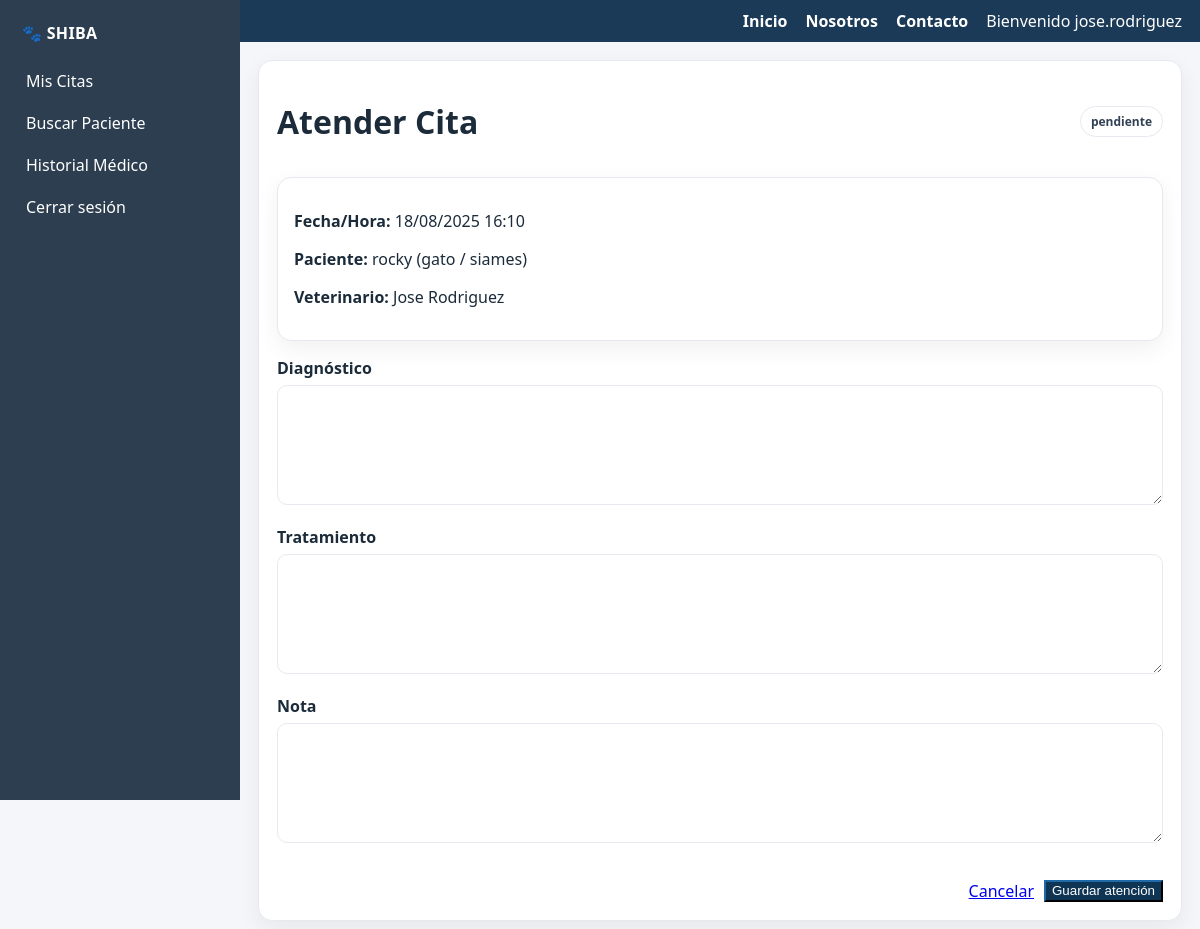
/cita/10/atender/ (signed in), run on the app's committed database.
### GestionVeterinaria_app/models.py (models this page shows, shortened)
class Cita(models.Model):
    ESTADO_CHOICES = [
        ('programada', 'Programada'),
        ('atendida', 'Atendida'),
        ('cancelada', 'Cancelada'),
    ]
    fecha_hora = models.DateTimeField()
    veterinario = models.ForeignKey('Veterinario', on_delete=models.CASCADE, related_name='citas')
    paciente = models.ForeignKey('Paciente', on_delete=models.CASCADE, related_name='citas')
    administrativo = models.ForeignKey('Administrativo', on_delete=models.CASCADE, related_name='citas')
    estado = models.CharField(max_length=12, choices=ESTADO_CHOICES, default='programada')

class Paciente(models.Model):
    SEXO_CHOICES = [
        ('M', 'Macho'),
        ('H', 'Hembra'),
    ]
    nombre = models.CharField(max_length=100)
    apellido = models.CharField(max_length=100)
    especie = models.CharField(max_length=50)
    raza = models.CharField(max_length=50, blank=True, null=True)
    sexo = models.CharField(max_length=1, choices=SEXO_CHOICES)
    fecha_nacimiento = models.DateField()
    informacion_medica = models.TextField(blank=True, null=True)
    created_at = models.DateTimeField(auto_now_add=True)
    propietario = models.ForeignKey(
        'Propietario',
        on_delete=models.CASCADE,
        related_name='pacientes'
    )
    class Meta:
        default_permissions = ("add", "change", "delete", "view")
        permissions = [
            ("view_health_stats", "Puede ver estadísticas de salud"),
            ("export_reports", "Puede exportar reportes"),
        ]
        verbose_name = "Paciente"
        verbose_name_plural = "Pacientes"

class Veterinario(models.Model):
    nombre = models.CharField(max_length=100)
    apellido = models.CharField(max_length=100)
    especialidad = models.CharField(max_length=200)
    rol = models.ForeignKey('Rol', on_delete=models.CASCADE, related_name='veterinarios')
    user = models.OneToOneField(
        settings.AUTH_USER_MODEL,
        on_delete=models.SET_NULL,
        related_name='perfil_veterinario',
        null=True,
        blank=True,
        help_text="Usuario del sistema asociado a este veterinario (opcional)."
    )
    class Meta:
        default_permissions = ("add", "change", "delete", "view")
        verbose_name = "Veterinario"
        verbose_name_plural = "Veterinarios"

### GestionVeterinaria_app/views.py (the view)
# urls.py: path("cita/<int:cita_id>/atender/", views.atender_cita, name="atender_cita"),
@login_required
def atender_cita(request, cita_id):
    cita = get_object_or_404(Cita, pk=cita_id)
    if not _puede_gestionar_cita(request.user, cita):
        return HttpResponseForbidden("No tenés permisos para atender esta cita.")
    if request.method == "POST":
        form = HistorialAtencionForm(request.POST)  # el que ya usás
        if form.is_valid():
            atencion = form.save(commit=False)
            atencion.cita = cita
            atencion.paciente = cita.paciente
            atencion.save()
            cita.estado = 'atendida'
            cita.save()
            messages.success(request, "Atención registrada y cita marcada como atendida.")
            if request.user.groups.filter(name="administrativo").exists():
                return redirect('citas_list')
            return redirect('mis_citas')
    else:
        form = HistorialAtencionForm()
    return render(request, "GestionVeterinaria_app/atender_cita.html", {"form": form, "cita": cita})

### GestionVeterinaria_app/forms.py
class HistorialAtencionForm(forms.ModelForm):
    class Meta:
        model = HistorialMedico
        fields = ["diagnostico", "tratamiento", "nota_veterinaria"]
        widgets = {
            "diagnostico": forms.Textarea(attrs={"rows": 3}),
            "tratamiento": forms.Textarea(attrs={"rows": 3}),
            "nota_veterinaria": forms.Textarea(attrs={"rows": 3}),
        }

### GestionVeterinaria_app/views.py (called while the page is built)
def _puede_gestionar_cita(user, cita):
    if user.groups.filter(name="administrativo").exists():
        return True
    vet = getattr(user, 'perfil_veterinario', None)
    return vet is not None and cita.veterinario_id == vet.id

### templates/GestionVeterinaria_app/atender_cita.html (shortened to what this page needs)
{% extends "GestionVeterinaria_app/base.html" %}
{% block content %}
  <div class="header-row">
    <h1>Atender Cita</h1>
    <span class="pill {{ cita.estado|default:'programada' }}">
      {{ cita.get_estado_display|default:"Programada" }}
    </span>
  </div>
  <div class="info-box" style="margin-top:12px">
    <p><strong>Fecha/Hora:</strong> {{ cita.fecha_hora|date:"d/m/Y H:i" }}</p>
    <p>
      <strong>Paciente:</strong>
      {{ cita.paciente.nombre }}{% if cita.paciente.apellido %} {{ cita.paciente.apellido }}{% endif %}
      {% if cita.paciente.especie %}
        ({{ cita.paciente.especie }}{% if cita.paciente.raza %} / {{ cita.paciente.raza }}{% endif %})
      {% endif %}
    </p>
    <p>
      <strong>Veterinario:</strong> {{ cita.veterinario.nombre }} {{ cita.veterinario.apellido }}
    </p>
  </div>
  <form method="post" class="form-grid">
    <div class="form-field">
      <label for="{{ form.diagnostico.id_for_label }}">Diagnóstico</label>
      {{ form.diagnostico }}
    </div>
    <div class="form-field">
      <label for="{{ form.tratamiento.id_for_label }}">Tratamiento</label>
      {{ form.tratamiento }}
    </div>
    <div class="form-field">
      <label for="{{ form.nota_veterinaria.id_for_label }}">Nota</label>
      {{ form.nota_veterinaria }}
    </div>
    <div class="actions">
      <a class="btn" href="{% if user.groups.all.0.name == 'veterinario' %}{% url 'mis_citas' %}{% else %}{% url 'citas_list' %}{% endif %}">Cancelar</a>
      <button type="submit" class="btn primary">Guardar atención</button>
    </div>
  </form>
{% endblock %}

### templates/GestionVeterinaria_app/base.html (shortened to what this page needs)
{% load static %}
<!DOCTYPE html>
<html lang="es">
<head>
</head>
<body>
  <aside class="sidebar">
    <div class="brand">🐾 SHIBA</div>
    <nav class="nav">
      {% with name=request.resolver_match.url_name %}
        {% if user.is_authenticated %}
          {% for g in user.groups.all %}
            {% if g.name == 'administrativo' %}
              <a href="{% url 'citas_list' %}" class="{% if name == 'citas_list' %}active{% endif %}">Citas</a>
              <a href="{% url 'nueva_cita' %}" class="{% if name == 'nueva_cita' %}active{% endif %}">Programar Cita</a>
              <a href="{% url 'nuevo_paciente' %}" class="{% if name == 'nuevo_paciente' %}active{% endif %}">Registrar Paciente</a>
              <a href="{% url 'buscar_paciente' %}" class="{% if name == 'buscar_paciente' %}active{% endif %}">Buscar Paciente</a>
              <a href="{% url 'nuevo_propietario' %}" class="{% if name == 'nuevo_propietario' %}active{% endif %}">Registrar Propietario</a>
              <a href="{% url 'buscar_propietario' %}" class="{% if name == 'buscar_propietario' %}active{% endif %}">Buscar Propietario</a>
              <a href="{% url 'historialmedico' %}" class="{% if name == 'historialmedico' %}active{% endif %}">Historial Médico</a>
              <a href="{% url 'estadisticas' %}" class="{% if name == 'estadisticas' %}active{% endif %}">Estadísticas</a>
            {% elif g.name == 'veterinario' %}
              <a href="{% url 'mis_citas' %}" class="{% if name == 'mis_citas' %}active{% endif %}">Mis Citas</a>
              <a href="{% url 'buscar_paciente' %}" class="{% if name == 'buscar_paciente' %}active{% endif %}">Buscar Paciente</a>
              <a href="{% url 'historialmedico' %}" class="{% if name == 'historialmedico' %}active{% endif %}">Historial Médico</a>
            {% endif %}
          {% endfor %}
          {% if user.is_authenticated and name != 'login' %}
            <a href="{% url 'logout' %}">Cerrar sesión</a>
          {% endif %}
        {% else %}
          <a href="{% url 'login' %}" class="{% if name == 'login' %}active{% endif %}">Ingresar</a>
        {% endif %}
      {% endwith %}
    </nav>
  </aside>
  <div class="main">
    <div class="topbar">
      <a href="{% url 'home' %}" class="{% if name == 'home' %}active{% endif %}">Inicio</a>
      <a href="{% url 'nosotros' %}">Nosotros</a>
      <a href="{% url 'contacto' %}">Contacto</a>
      {% if user.is_authenticated %}
        <span>Bienvenido {{ user.username }}</span>
      {% else %}
        <a href="{% url 'login' %}">Ingresar</a>
      {% endif %}
    </div>
    <main class="page">
      <div class="card">
        <div class="content">
          {% block content %}{% endblock %}
        </div>
      </div>
    </main>
  </div>
</body>
</html>

### templates/GestionVeterinaria_app/base.html (style rules this page uses)
:root { --sidebar:#2c3e50; --topbar:#1b3a57; --bg:#f5f6fa; --card:#fff; --text:#1b2b3a; --muted:#94a3b8; --border:#e6e9ef; --radius:14px; --shadow:0 8px 24px rgba(0,0,0,.06); }
* { box-sizing:border-box }
html,body { height:100% }
body { margin:0; display:flex; min-height:100vh; font-family:system-ui,-apple-system,Segoe UI,Roboto,Ubuntu,Arial,sans-serif; color:var(--text); background:var(--bg); }
.sidebar { width:240px; background:var(--sidebar); color:#fff; display:flex; flex-direction:column; padding:18px 14px; gap:6px; position:sticky; top:0; height:100vh; }
.brand { font-weight:800; letter-spacing:.3px; margin:4px 8px 10px }
.nav a { color:#fff; text-decoration:none; padding:10px 12px; border-radius:8px; display:block; transition:background .15s ease; }
.main { flex:1; display:flex; flex-direction:column; min-width:0 }
.topbar { background:var(--topbar); color:#fff; padding:10px 18px; display:flex; align-items:center; gap:18px; justify-content:flex-end; }
.topbar a { color:#fff; text-decoration:none; font-weight:600 }
.page { padding:18px }
.card { background:var(--card); border:1px solid var(--border); border-radius:var(--radius); box-shadow:var(--shadow) }
.card .content { padding:18px }

### templates/GestionVeterinaria_app/atender_cita.html (style rules this page uses)
.header-row { display:flex;align-items:center;justify-content:space-between;gap:12px }
.pill { display:inline-block;padding:6px 10px;border-radius:999px;font-size:12px;font-weight:600; border:1px solid var(--border); background:#fff; color:#334155; }
.info-box { background:#fff;border:1px solid var(--border);border-radius:var(--radius);box-shadow:var(--shadow);padding:16px }
.form-grid { display:grid;gap:16px;margin-top:16px }
.form-field label { display:block;font-weight:600;margin-bottom:6px }
.form-field textarea { width:100%;min-height:120px;padding:10px;border:1px solid var(--border);border-radius:10px;resize:vertical }
.actions { display:flex;gap:10px;justify-content:flex-end;margin-top:16px }
.btn.primary { background:#0f3554;color:#fff;border-color:#0f3554 }

### data on the page
Cita: estado "pendiente", fecha_hora "18/08/2025 16:10", paciente.nombre "rocky", paciente.especie "gato", paciente.raza "siames", veterinario.nombre "Jose", veterinario.apellido "Rodriguez"

### other printed values
{{ user.username }} "jose.rodriguez"
